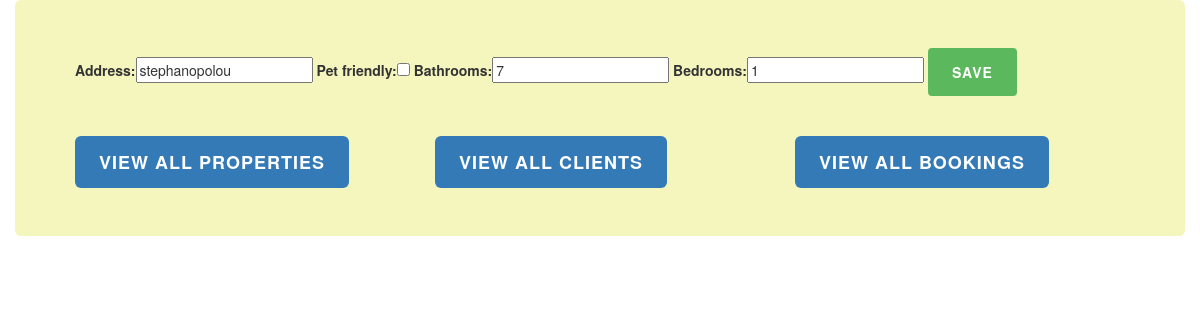
The page /ptb/properties/2/edit/ on the database as committed earlier.
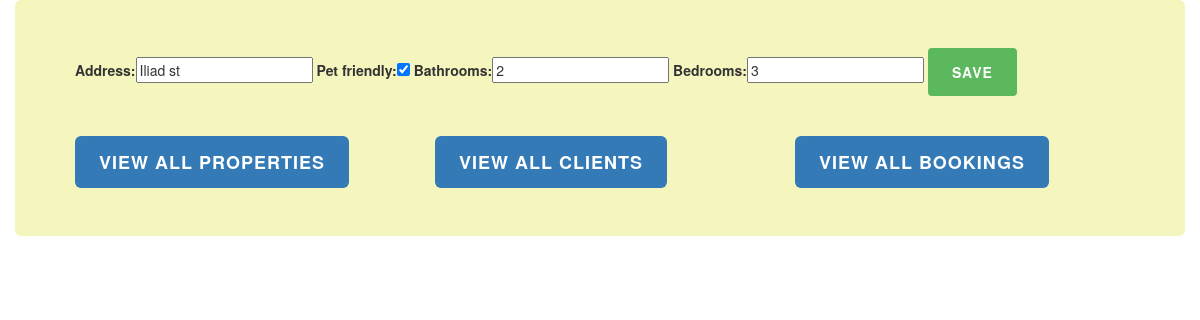
The same page on the database as committed later.
### ptb/models.py (models this page shows, shortened)
class Property(models.Model):
    owner = models.ForeignKey(Client, on_delete=models.CASCADE)
    address = models.CharField(max_length=200)
    pet_friendly = models.BooleanField(blank=False)
    bathrooms = models.PositiveIntegerField(blank=False)
    bedrooms = models.PositiveIntegerField(blank=False)

### ptb/views.py (the view)
# urls.py: url(r'^properties/(?P<num>[0-9]+)/edit/$', views.property_edit, name='property_edit'),
def property_edit(request, num):
    instance = Property.objects.get(id=num)
    edit = False
    form = PropertyForm(request.POST or None, instance=instance)
    if form.is_valid():
        form.save()
        edit = True
    return render(request, 'ptb/property_edit.html', {'form':form, 'edit': edit, 'property': instance })

### ptb/forms.py
class PropertyForm(forms.ModelForm):
    class Meta:
        model = Property
        fields = ('address', 'pet_friendly','bathrooms','bedrooms')

### ptb/templates/ptb/property_edit.html (shortened to what this page needs)
{% extends "./base.html" %}
{% block content %}
{% if edit == True %}
  <h2> Edited Successfully </h2> <br>
  <p>
  New Details <br>
  Address: {{ property.address }} <br>
  Bathrooms: {{ property.bathrooms }} <br>
  Bedrooms: {{ property.bedrooms }} <br>
  Pet Friendly: {% if property.pet_friendly %}
                  Yes
                {% else %}
                  No
                {% endif %} </p>
{% else %}
  <form method="POST">  {% csrf_token %}
    {{ form }}
    <button type="submit" class="btn btn-md btn-success"> Save </button>
  </form>
{% endif %}
{% endblock %}

Rows that differ between the two databases and show on the page:
changed Property: address "stephanopolou" → "Iliad st"; pet_friendly "☐" → "☑"; bathrooms "7" → "2"; bedrooms "1" → "3"
